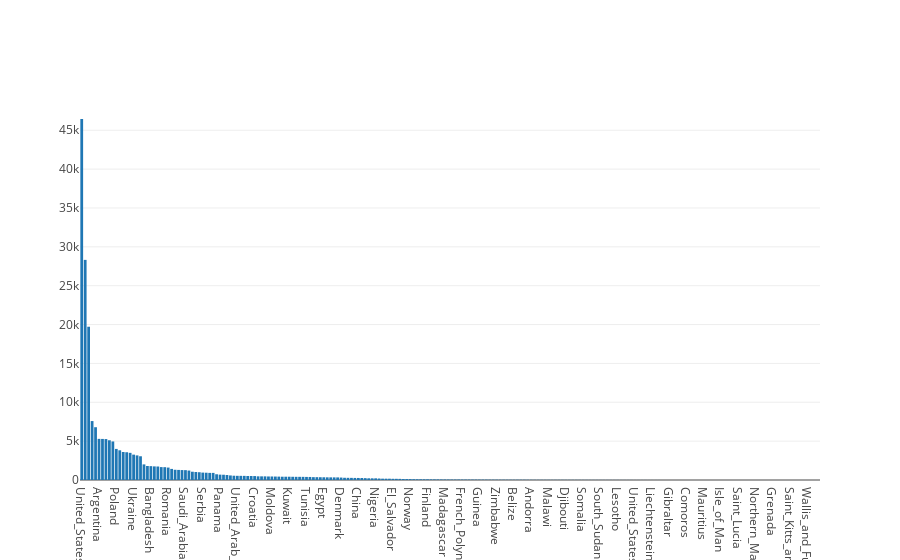

Notebook code for this chart:
### Markdown cell above
## media de infecciones diarias

### Code cell
val (x,y) = infAvgOrDf.collect.map(r=>(r(0).toString, r(1).toString.toDouble)).toList.unzip
Bar(x, y).plot()

### Figure 1 — Plotly figure (JSON) as saved in the notebook; plotly's stock layout.template omitted (floating-point values rounded to 4 significant figures; data arrays with more than 128 entries replaced by an {"elided": "..."} marker saying what was removed)
{"data": [{"type": "bar", "x": {"elided": "214 str values"}, "y": {"elided": "214 float values"}}], "layout": {}}
